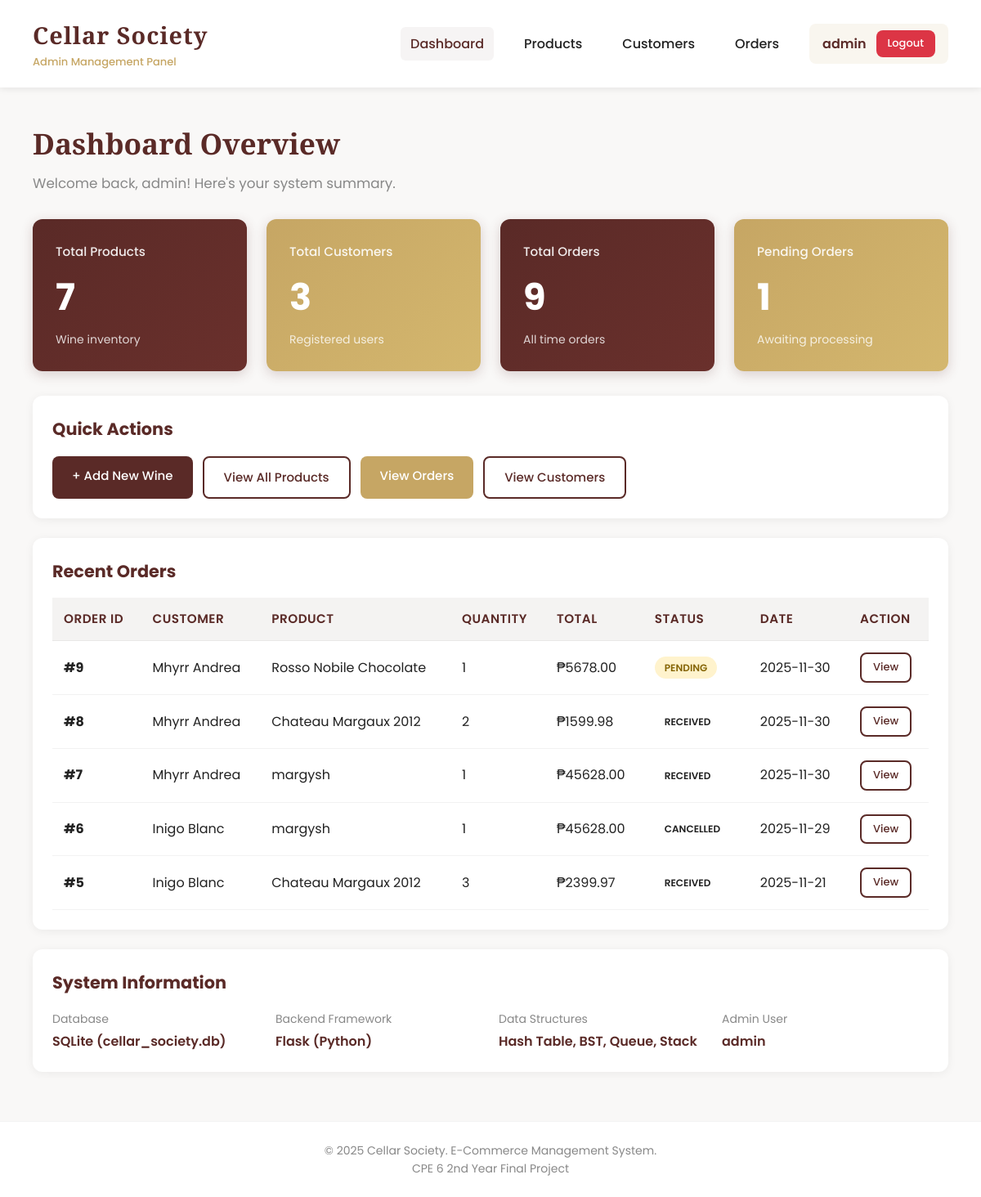
The page /dashboard (signed in) on the database its author committed.
### tables this page shows
CREATE TABLE orders (
        id INTEGER PRIMARY KEY AUTOINCREMENT,
        customer_id INTEGER NOT NULL,
        product_id INTEGER NOT NULL,
        quantity INTEGER NOT NULL,
        total_price REAL NOT NULL,
        status TEXT DEFAULT 'Pending',
        order_date TIMESTAMP DEFAULT CURRENT_TIMESTAMP, estimated_delivery_date TEXT, shipped_date TEXT,
        FOREIGN KEY (customer_id) REFERENCES customers(id),
        FOREIGN KEY (product_id) REFERENCES products(id)
    );

CREATE TABLE customers (
        id INTEGER PRIMARY KEY AUTOINCREMENT,
        name TEXT NOT NULL,
        email TEXT UNIQUE NOT NULL,
        password TEXT NOT NULL,
        phone TEXT,
        address TEXT,
        joined_at TIMESTAMP DEFAULT CURRENT_TIMESTAMP
    );

CREATE TABLE products (
        id INTEGER PRIMARY KEY AUTOINCREMENT,
        name TEXT NOT NULL,
        type TEXT NOT NULL,
        region TEXT NOT NULL,
        vintage INTEGER NOT NULL,
        price REAL NOT NULL,
        alcohol REAL NOT NULL,
        stock INTEGER NOT NULL,
        description TEXT,
        image_url TEXT,
        created_at TIMESTAMP DEFAULT CURRENT_TIMESTAMP
    );

### app.py (the view)
@app.route('/dashboard')
@login_required
def dashboard():
    conn = get_db_connection()
    total_products = conn.execute(
        'SELECT COUNT(*) as count FROM products'
    ).fetchone()['count']
    total_customers = conn.execute(
        'SELECT COUNT(*) as count FROM customers'
    ).fetchone()['count']
    total_orders = conn.execute(
        'SELECT COUNT(*) as count FROM orders'
    ).fetchone()['count']
    pending_orders = conn.execute(
        'SELECT COUNT(*) as count FROM orders WHERE status = "Pending"'
    ).fetchone()['count']
    recent_orders = conn.execute('''
        SELECT o.id, c.name as customer_name, p.name as product_name,
               o.quantity, o.total_price, o.status, o.order_date
        FROM orders o
        JOIN customers c ON o.customer_id = c.id
        JOIN products p ON o.product_id = p.id
        ORDER BY o.order_date DESC
        LIMIT 5
    ''').fetchall()
    conn.close()
    stats = {
        'total_products': total_products,
        'total_customers': total_customers,
        'total_orders': total_orders,
        'pending_orders': pending_orders
    }
    return render_template('admin/dashboard.html',
                         stats=stats,
                         recent_orders=recent_orders)

### app.py (called while the page is built)
def get_db_connection():
    conn = sqlite3.connect('cellar_society.db')
    conn.row_factory = sqlite3.Row
    return conn

def login_required(f):
    @wraps(f)
    def decorated_function(*args, **kwargs):
        if 'admin_id' not in session:
            flash('Please login first', 'error')
            return redirect(url_for('login'))
        return f(*args, **kwargs)
    return decorated_function

### templates/admin/dashboard.html (shortened to what this page needs)
{% extends "admin/base.html" %}
{% block content %}
<div class="page-header">
    <h2>Dashboard Overview</h2>
    <p>Welcome back, {{ session.admin_username }}! Here's your system summary.</p>
</div>
<div class="stats-grid">
    <div class="stat-card">
        <h4>Total Products</h4>
        <div class="number">{{ stats.total_products }}</div>
        <p style="opacity: 0.8; font-size: 14px;">Wine inventory</p>
    </div>
    <div class="stat-card accent">
        <h4>Total Customers</h4>
        <div class="number">{{ stats.total_customers }}</div>
        <p style="opacity: 0.8; font-size: 14px;">Registered users</p>
    </div>
    <div class="stat-card">
        <h4>Total Orders</h4>
        <div class="number">{{ stats.total_orders }}</div>
        <p style="opacity: 0.8; font-size: 14px;">All time orders</p>
    </div>
    <div class="stat-card accent">
        <h4>Pending Orders</h4>
        <div class="number">{{ stats.pending_orders }}</div>
        <p style="opacity: 0.8; font-size: 14px;">Awaiting processing</p>
    </div>
</div>
<div class="card">
    <h3>Quick Actions</h3>
    <div style="display: flex; gap: 12px; flex-wrap: wrap;">
        <a href="{{ url_for('add_product') }}" class="btn primary">+ Add New Wine</a>
        <a href="{{ url_for('products') }}" class="btn ghost">View All Products</a>
        <a href="{{ url_for('orders') }}" class="btn accent">View Orders</a>
        <a href="{{ url_for('customers') }}" class="btn ghost">View Customers</a>
    </div>
</div>
<div class="card">
    <h3>Recent Orders</h3>
    {% if recent_orders %}
    <div class="table-container">
        <table>
            <thead>
                <tr>
                    <th>Order ID</th>
                    <th>Customer</th>
                    <th>Product</th>
                    <th>Quantity</th>
                    <th>Total</th>
                    <th>Status</th>
                    <th>Date</th>
                    <th>Action</th>
                </tr>
            </thead>
            <tbody>
                {% for order in recent_orders %}
                <tr>
                    <td><strong>#{{ order.id }}</strong></td>
                    <td>{{ order.customer_name }}</td>
                    <td>{{ order.product_name }}</td>
                    <td>{{ order.quantity }}</td>
                    <td>₱{{ "%.2f"|format(order.total_price) }}</td>
                    <td>
                        {% if order.status == 'Pending' %}
                            <span class="badge warning">{{ order.status }}</span>
                        {% elif order.status == 'Processing' %}
                            <span class="badge primary">{{ order.status }}</span>
                        {% elif order.status == 'Delivered' %}
                            <span class="badge success">{{ order.status }}</span>
                        {% else %}
                            <span class="badge">{{ order.status }}</span>
                        {% endif %}
                    </td>
                    <td>{{ order.order_date[:10] }}</td>
                    <td>
                        <a href="{{ url_for('order_detail', order_id=order.id) }}" class="btn btn-small ghost">View</a>
                    </td>
                </tr>
                {% endfor %}
            </tbody>
        </table>
    </div>
    {% else %}
    <div class="empty-state">
        <h3>No Orders Yet</h3>
        <p>Orders from customers will appear here.</p>
    </div>
    {% endif %}
</div>
<div class="card">
    <h3>System Information</h3>
    <div style="display: grid; grid-template-columns: repeat(auto-fit, minmax(250px, 1fr)); gap: 20px;">
        <div>
            <p style="color: var(--muted); font-size: 14px; margin-bottom: 4px;">Database</p>
            <p style="font-weight: 600; color: var(--primary);">SQLite (cellar_society.db)</p>
        </div>
        <div>
            <p style="color: var(--muted); font-size: 14px; margin-bottom: 4px;">Backend Framework</p>
            <p style="font-weight: 600; color: var(--primary);">Flask (Python)</p>
        </div>
        <div>
            <p style="color: var(--muted); font-size: 14px; margin-bottom: 4px;">Data Structures</p>
            <p style="font-weight: 600; color: var(--primary);">Hash Table, BST, Queue, Stack</p>
        </div>
        <div>
            <p style="color: var(--muted); font-size: 14px; margin-bottom: 4px;">Admin User</p>
            <p style="font-weight: 600; color: var(--primary);">{{ session.admin_username }}</p>
        </div>
    </div>
</div>
{% endblock %}

### templates/admin/base.html (style rules this page uses)
:root { --primary: #5a2a27; --accent: #c6a664; --bg: #f9f8f7; --card-bg: #ffffff; --text: #222; --muted: #888; --success: #28a745; --danger: #dc3545; --warning: #ffc107; }
* { margin: 0; padding: 0; box-sizing: border-box; }
body { font-family: 'Poppins', sans-serif; background: var(--bg); color: var(--text); line-height: 1.6; }
.page-header { margin-bottom: 30px; }
.page-header h2 { font-family: 'Playfair Display', serif; color: var(--primary); font-size: 2.2em; margin-bottom: 8px; }
.page-header p { color: var(--muted); font-size: 1.05em; }
.card { background: var(--card-bg); border-radius: 12px; box-shadow: 0 2px 12px rgba(0,0,0,0.06); padding: 24px; margin-bottom: 24px; }
.card h3 { color: var(--primary); margin-bottom: 16px; font-size: 1.3em; }
.stats-grid { display: grid; grid-template-columns: repeat(auto-fit, minmax(250px, 1fr)); gap: 24px; margin-bottom: 30px; }
.stat-card { background: linear-gradient(135deg, var(--primary) 0%, #6a302c 100%); color: white; padding: 28px; border-radius: 12px; box-shadow: 0 4px 15px rgba(90, 42, 39, 0.2); }
.stat-card h4 { font-size: 0.95em; opacity: 0.9; margin-bottom: 8px; font-weight: 500; }
.stat-card .number { font-size: 2.8em; font-weight: 700; margin-bottom: 4px; }
.stat-card.accent { background: linear-gradient(135deg, var(--accent) 0%, #d4b76e 100%); }
.btn { padding: 12px 24px; border: none; border-radius: 8px; cursor: pointer; font-family: 'Poppins'; font-weight: 500; font-size: 15px; transition: all 0.3s; text-decoration: none; display: inline-block; }
.btn.primary { background: var(--primary); color: white; }
.btn.accent { background: var(--accent); color: white; }
.btn.ghost { background: transparent; border: 2px solid var(--primary); color: var(--primary); }
.btn-small { padding: 6px 14px; font-size: 13px; }
.table-container { overflow-x: auto; }
table { width: 100%; border-collapse: collapse; }
th, td { padding: 14px; text-align: left; border-bottom: 1px solid rgba(0,0,0,0.05); }
th { background: #f4f3f2; color: var(--primary); font-weight: 600; font-size: 0.95em; text-transform: uppercase; letter-spacing: 0.5px; }
.badge { display: inline-block; padding: 4px 12px; border-radius: 20px; font-size: 12px; font-weight: 600; text-transform: uppercase; }
.badge.warning { background: #fff3cd; color: #856404; }

### rows shown on the page
orders: id "9", customer_name "Mhyrr Andrea", product_name "Rosso Nobile Chocolate", quantity "1", total_price "5678.00", status "PENDING", order_date "2025-11-30"
orders: id "8", customer_name "Mhyrr Andrea", product_name "Chateau Margaux 2012", quantity "2", total_price "1599.98", status "RECEIVED", order_date "2025-11-30"
orders: id "7", customer_name "Mhyrr Andrea", product_name "margysh", quantity "1", total_price "45628.00", status "RECEIVED", order_date "2025-11-30"
orders: id "6", customer_name "Inigo Blanc", product_name "margysh", quantity "1", total_price "45628.00", status "CANCELLED", order_date "2025-11-29"
orders: id "5", customer_name "Inigo Blanc", product_name "Chateau Margaux 2012", quantity "3", total_price "2399.97", status "RECEIVED", order_date "2025-11-21"

### other values the page prints
{{ session.admin_username }} "admin"
{{ stats.total_products }} "7"
{{ stats.total_customers }} "3"
{{ stats.total_orders }} "9"
{{ stats.pending_orders }} "1"
